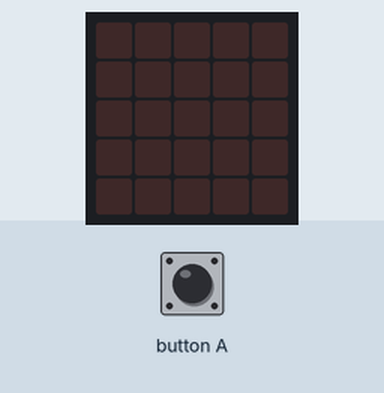
Simulated run of this program. Board: BBC micro:bit running MicroPython. Parts: the board's 5×5 LED display. The inputs (shaded band) are chosen by the test bench. Random numbers come from a fixed seed.

Above: at 1.2 s.
1.3 s: button A pressed for 0.15 s
At 2.0 s:
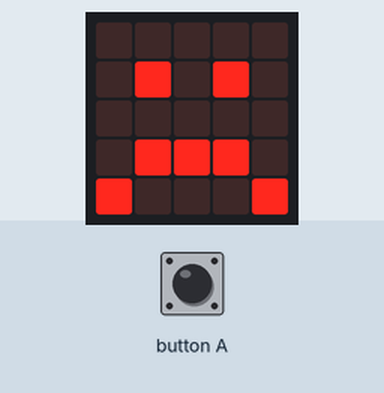
2.9 s: button A pressed for 1 s
At 3.2 s:
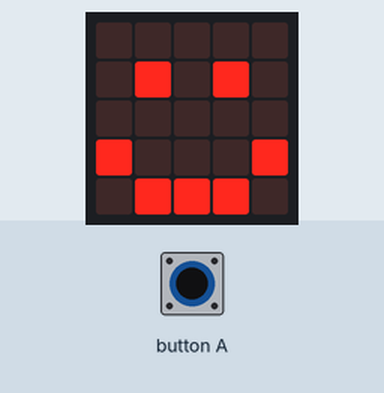
5.4 s: button A pressed for 0.15 s
At 6.3 s:
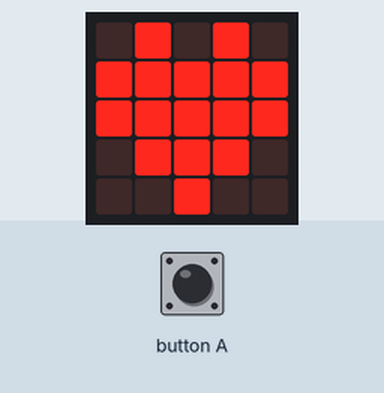
7.0 s: button A pressed for 3.2 s
At 7.5 s:
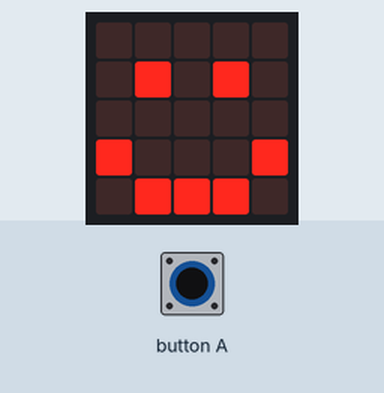
11.7 s: button A pressed for 0.15 s
At 12.3 s:
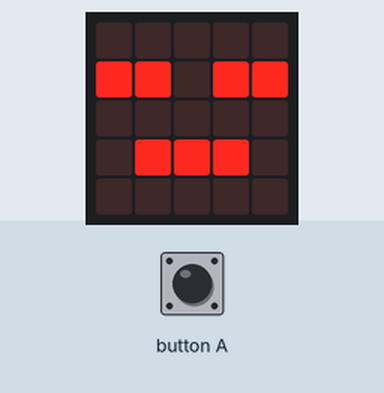
Timing chart, 0 to 14.3 s (numbered marks = the images above; inputs shaded):
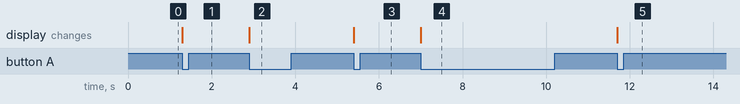

Measured:
- after the input at 1.3 s, the display: changes at once (image 1)
- after the input at 2.9 s, the display: changes at once (image 2)
- after the input at 5.4 s, the display: changes at once (image 3)
- after the input at 7.0 s, the display: changes at once (image 4)
- after the input at 11.7 s, the display: changes at once (image 5)

The program:

random_image.py
```python
# shows random images

from microbit import *
import random


while True:
    if button_a.was_pressed():
        number = random.randint(1,4)
        if number == 1:
            display.show(Image.HAPPY)
        elif number == 2:
            display.show(Image.SAD)
        elif number == 3:
            display.show(Image.HEART)
        elif number == 4:
            display.show(Image.ASLEEP)
```
